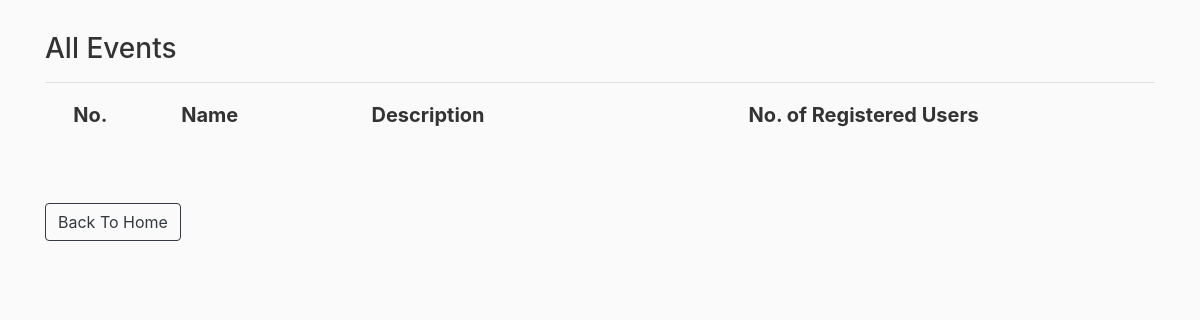
The page /view_events on the database as committed earlier.
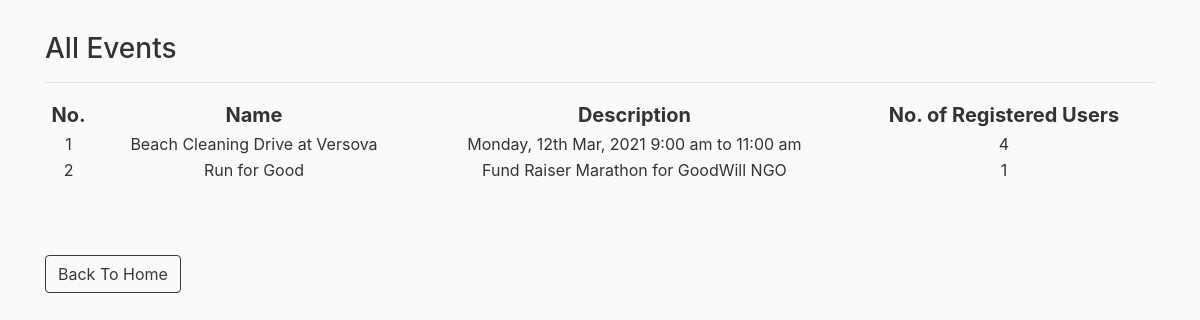
The same page on the database as committed later.
### rbac/models.py (models this page shows)
class Event(db.Model):
    id = db.Column(db.Integer, primary_key=True)
    name = db.Column(db.String(50), unique=True)
    description = db.Column(db.String(200), unique=True, nullable=False)
    event_date = db.Column(db.DateTime, index=True, default=datetime.utcnow)
    status = db.Column(db.String(20), nullable=False, default=False) #0=not approved; 1=approved; 2=done
    users_attended = relationship("User", secondary="attendance") #event.users_attended
    users_registered = relationship("User", secondary="registration") #event.users_registered

### rbac/routes.py (the view)
@app.route('/view_events')
def view_events():
    role =''
    if current_user.is_authenticated:
        role = get_role(current_user)
    events = Event.query.filter_by(status='1')
    return render_template('view_events.html',role=role,events=events)

### rbac/templates/view_events.html (shortened to what this page needs)
{% extends "layout.html" %}
{% block content %}
<h3>All Events</h3>
    <table style="width: 100%; text-align: center;">
        <tr style="font-size: 20px;">
                <th>No.</th>
                <th>Name</th>
                <th>Description</th>
                <th>No. of Registered Users</th>
        </tr>
        <hr>
        {% for event in events %}
            <tr>
                <td>{{ loop.index }}</td>
                <td>{{ event.name }}</td>
                <td>{{ event.description }}</td>
                <td>{{event.users_registered|length}}</td>
            </tr>
        {% endfor %}
    </table>
<br><br><br>
<a href="{{ url_for('home') }}" class="btn btn-outline-dark" >Back To Home</a>
{% endblock content %}

Rows that differ between the two databases and show on the page:
added Event: name "Beach Cleaning Drive at Versova", description "Monday, 12th Mar, 2021 9:00 am to 11:00 am", users_registered|length "4"
added Event: name "Run for Good", description "Fund Raiser Marathon for GoodWill NGO", users_registered|length "1"
